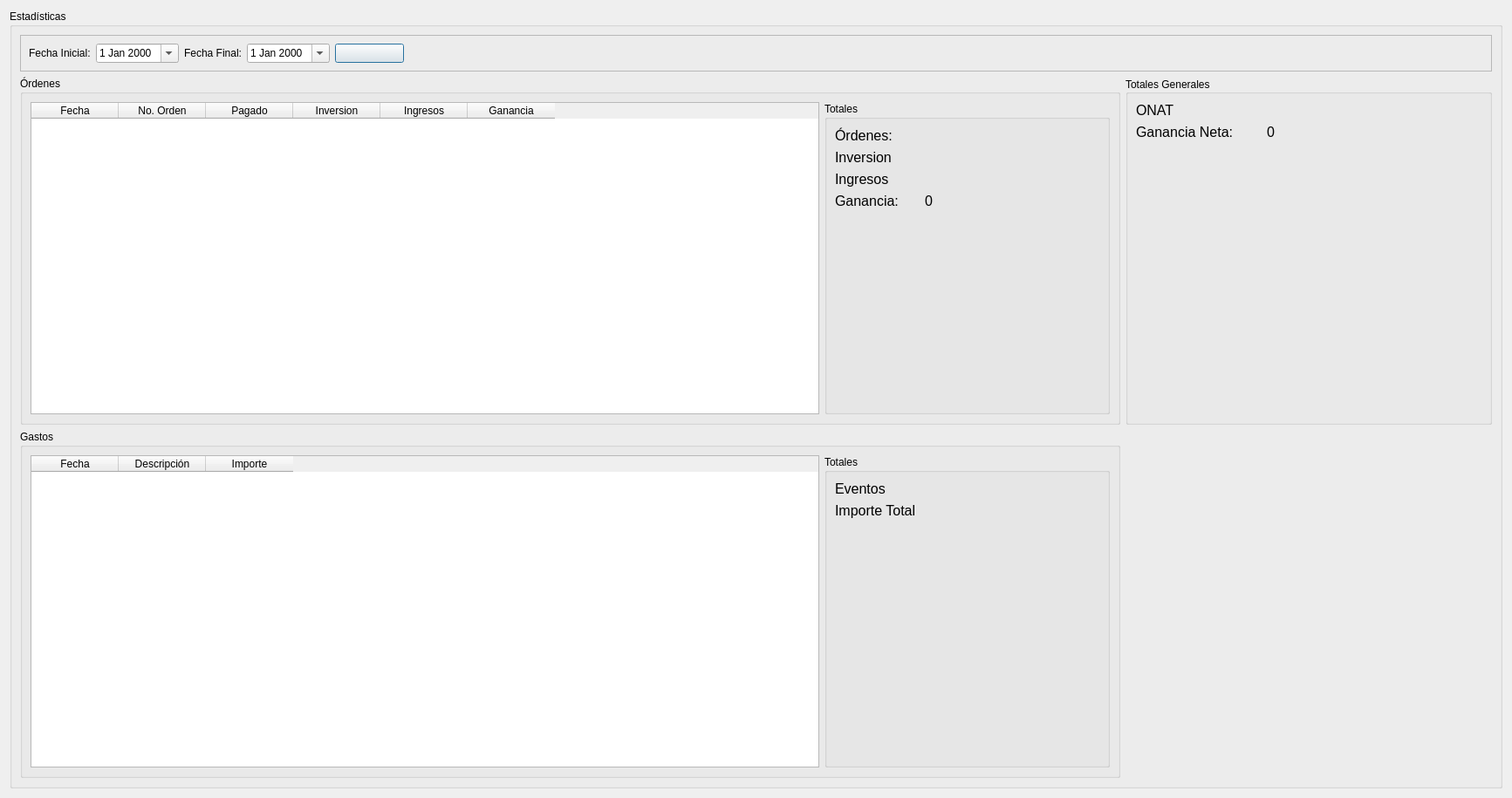
<?xml version="1.0" encoding="UTF-8"?>
<ui version="4.0">
 <class>form_reportes</class>
 <widget class="QDialog" name="form_reportes">
  <property name="geometry">
   <rect>
    <x>0</x>
    <y>0</y>
    <width>1733</width>
    <height>915</height>
   </rect>
  </property>
  <property name="windowTitle">
   <string>Reportes</string>
  </property>
  <property name="whatsThis">
   <string/>
  </property>
  <property name="styleSheet">
   <string notr="true">QGroupBox QGroupBox QLabel {
	font-size:12pt;
}
</string>
  </property>
  <layout class="QGridLayout" name="gridLayout">
   <item row="0" column="0">
    <widget class="QGroupBox" name="groupBox">
     <property name="styleSheet">
      <string notr="true"/>
     </property>
     <property name="title">
      <string>Estadísticas</string>
     </property>
     <layout class="QGridLayout" name="gridLayout_7">
      <item row="1" column="3">
       <widget class="QGroupBox" name="groupBox_6">
        <property name="title">
         <string>Totales Generales</string>
        </property>
        <property name="alignment">
         <set>Qt::AlignLeading|Qt::AlignLeft|Qt::AlignVCenter</set>
        </property>
        <property name="flat">
         <bool>false</bool>
        </property>
        <property name="checkable">
         <bool>false</bool>
        </property>
        <layout class="QGridLayout" name="gridLayout_6">
         <item row="0" column="0">
          <widget class="QLabel" name="l_onat">
           <property name="text">
            <string>ONAT</string>
           </property>
          </widget>
         </item>
         <item row="1" column="0" colspan="2">
          <layout class="QHBoxLayout" name="horizontalLayout_2">
           <item>
            <widget class="QLabel" name="label_3">
             <property name="maximumSize">
              <size>
               <width>144</width>
               <height>16777215</height>
              </size>
             </property>
             <property name="text">
              <string>Ganancia Neta:</string>
             </property>
            </widget>
           </item>
           <item>
            <widget class="QLabel" name="l_ganancianeta">
             <property name="text">
              <string>0</string>
             </property>
            </widget>
           </item>
          </layout>
         </item>
         <item row="2" column="1">
          <spacer name="verticalSpacer_3">
           <property name="orientation">
            <enum>Qt::Vertical</enum>
           </property>
           <property name="sizeHint" stdset="0">
            <size>
             <width>20</width>
             <height>40</height>
            </size>
           </property>
          </spacer>
         </item>
        </layout>
       </widget>
      </item>
      <item row="2" column="0" colspan="3">
       <widget class="QGroupBox" name="groupBox_4">
        <property name="title">
         <string>Gastos</string>
        </property>
        <layout class="QGridLayout" name="gridLayout_4">
         <item row="0" column="0">
          <widget class="QTableWidget" name="tw_gastos">
           <property name="selectionBehavior">
            <enum>QAbstractItemView::SelectRows</enum>
           </property>
           <column>
            <property name="text">
             <string>Fecha</string>
            </property>
           </column>
           <column>
            <property name="text">
             <string>Descripción</string>
            </property>
           </column>
           <column>
            <property name="text">
             <string>Importe</string>
            </property>
           </column>
          </widget>
         </item>
         <item row="0" column="1">
          <widget class="QGroupBox" name="groupBox_5">
           <property name="minimumSize">
            <size>
             <width>327</width>
             <height>0</height>
            </size>
           </property>
           <property name="title">
            <string>Totales</string>
           </property>
           <layout class="QGridLayout" name="gridLayout_5">
            <item row="1" column="0">
             <widget class="QLabel" name="l_importeeventos">
              <property name="text">
               <string>Importe Total</string>
              </property>
             </widget>
            </item>
            <item row="0" column="0">
             <widget class="QLabel" name="l_totaleventos">
              <property name="text">
               <string>Eventos</string>
              </property>
             </widget>
            </item>
            <item row="2" column="0">
             <spacer name="verticalSpacer_2">
              <property name="orientation">
               <enum>Qt::Vertical</enum>
              </property>
              <property name="sizeHint" stdset="0">
               <size>
                <width>20</width>
                <height>40</height>
               </size>
              </property>
             </spacer>
            </item>
           </layout>
          </widget>
         </item>
        </layout>
       </widget>
      </item>
      <item row="1" column="0" colspan="3">
       <widget class="QGroupBox" name="groupBox_3">
        <property name="styleSheet">
         <string notr="true"/>
        </property>
        <property name="title">
         <string>Órdenes</string>
        </property>
        <layout class="QGridLayout" name="gridLayout_2">
         <item row="0" column="1">
          <widget class="QGroupBox" name="groupBox_2">
           <property name="minimumSize">
            <size>
             <width>327</width>
             <height>0</height>
            </size>
           </property>
           <property name="title">
            <string>Totales</string>
           </property>
           <layout class="QGridLayout" name="gridLayout_3">
            <item row="0" column="0">
             <widget class="QLabel" name="l_toralordenes">
              <property name="text">
               <string>Órdenes:</string>
              </property>
             </widget>
            </item>
            <item row="1" column="0">
             <widget class="QLabel" name="l_inversion">
              <property name="text">
               <string>Inversion</string>
              </property>
             </widget>
            </item>
            <item row="2" column="0">
             <widget class="QLabel" name="l_ingresos">
              <property name="text">
               <string>Ingresos</string>
              </property>
             </widget>
            </item>
            <item row="3" column="0" colspan="2">
             <layout class="QHBoxLayout" name="horizontalLayout">
              <item>
               <widget class="QLabel" name="label_4">
                <property name="maximumSize">
                 <size>
                  <width>97</width>
                  <height>16777215</height>
                 </size>
                </property>
                <property name="text">
                 <string>Ganancia:</string>
                </property>
               </widget>
              </item>
              <item>
               <widget class="QLabel" name="l_ganancia">
                <property name="text">
                 <string>0</string>
                </property>
               </widget>
              </item>
             </layout>
            </item>
            <item row="4" column="1">
             <spacer name="verticalSpacer">
              <property name="orientation">
               <enum>Qt::Vertical</enum>
              </property>
              <property name="sizeHint" stdset="0">
               <size>
                <width>20</width>
                <height>40</height>
               </size>
              </property>
             </spacer>
            </item>
           </layout>
          </widget>
         </item>
         <item row="0" column="0">
          <widget class="QTableWidget" name="tw_ordenes">
           <property name="selectionBehavior">
            <enum>QAbstractItemView::SelectRows</enum>
           </property>
           <column>
            <property name="text">
             <string>Fecha</string>
            </property>
           </column>
           <column>
            <property name="text">
             <string>No. Orden</string>
            </property>
           </column>
           <column>
            <property name="text">
             <string>Pagado</string>
            </property>
           </column>
           <column>
            <property name="text">
             <string>Inversion</string>
            </property>
           </column>
           <column>
            <property name="text">
             <string>Ingresos</string>
            </property>
           </column>
           <column>
            <property name="text">
             <string>Ganancia</string>
            </property>
           </column>
          </widget>
         </item>
        </layout>
       </widget>
      </item>
      <item row="0" column="0" colspan="4">
       <widget class="QFrame" name="frame">
        <property name="frameShape">
         <enum>QFrame::StyledPanel</enum>
        </property>
        <property name="frameShadow">
         <enum>QFrame::Raised</enum>
        </property>
        <layout class="QGridLayout" name="gridLayout_8">
         <item row="0" column="1">
          <widget class="QDateEdit" name="de_inicial">
           <property name="calendarPopup">
            <bool>true</bool>
           </property>
          </widget>
         </item>
         <item row="0" column="2">
          <widget class="QLabel" name="label_2">
           <property name="text">
            <string>Fecha Final:</string>
           </property>
          </widget>
         </item>
         <item row="0" column="0">
          <widget class="QLabel" name="label">
           <property name="text">
            <string>Fecha Inicial:</string>
           </property>
          </widget>
         </item>
         <item row="0" column="4">
          <widget class="QPushButton" name="pb_filtrar">
           <property name="minimumSize">
            <size>
             <width>79</width>
             <height>0</height>
            </size>
           </property>
           <property name="whatsThis">
            <string>Filtrar</string>
           </property>
           <property name="text">
            <string/>
           </property>
           <property name="icon">
            <iconset resource="recursos.qrc">
             <normaloff>:/images/Images/iconos_colores/filter_96px.png</normaloff>:/images/Images/iconos_colores/filter_96px.png</iconset>
           </property>
          </widget>
         </item>
         <item row="0" column="3">
          <widget class="QDateEdit" name="de_final">
           <property name="calendarPopup">
            <bool>true</bool>
           </property>
          </widget>
         </item>
         <item row="0" column="5">
          <spacer name="horizontalSpacer">
           <property name="orientation">
            <enum>Qt::Horizontal</enum>
           </property>
           <property name="sizeHint" stdset="0">
            <size>
             <width>40</width>
             <height>20</height>
            </size>
           </property>
          </spacer>
         </item>
        </layout>
       </widget>
      </item>
     </layout>
    </widget>
   </item>
  </layout>
 </widget>
 <resources>
  <include location="recursos.qrc"/>
 </resources>
 <connections/>
</ui>
